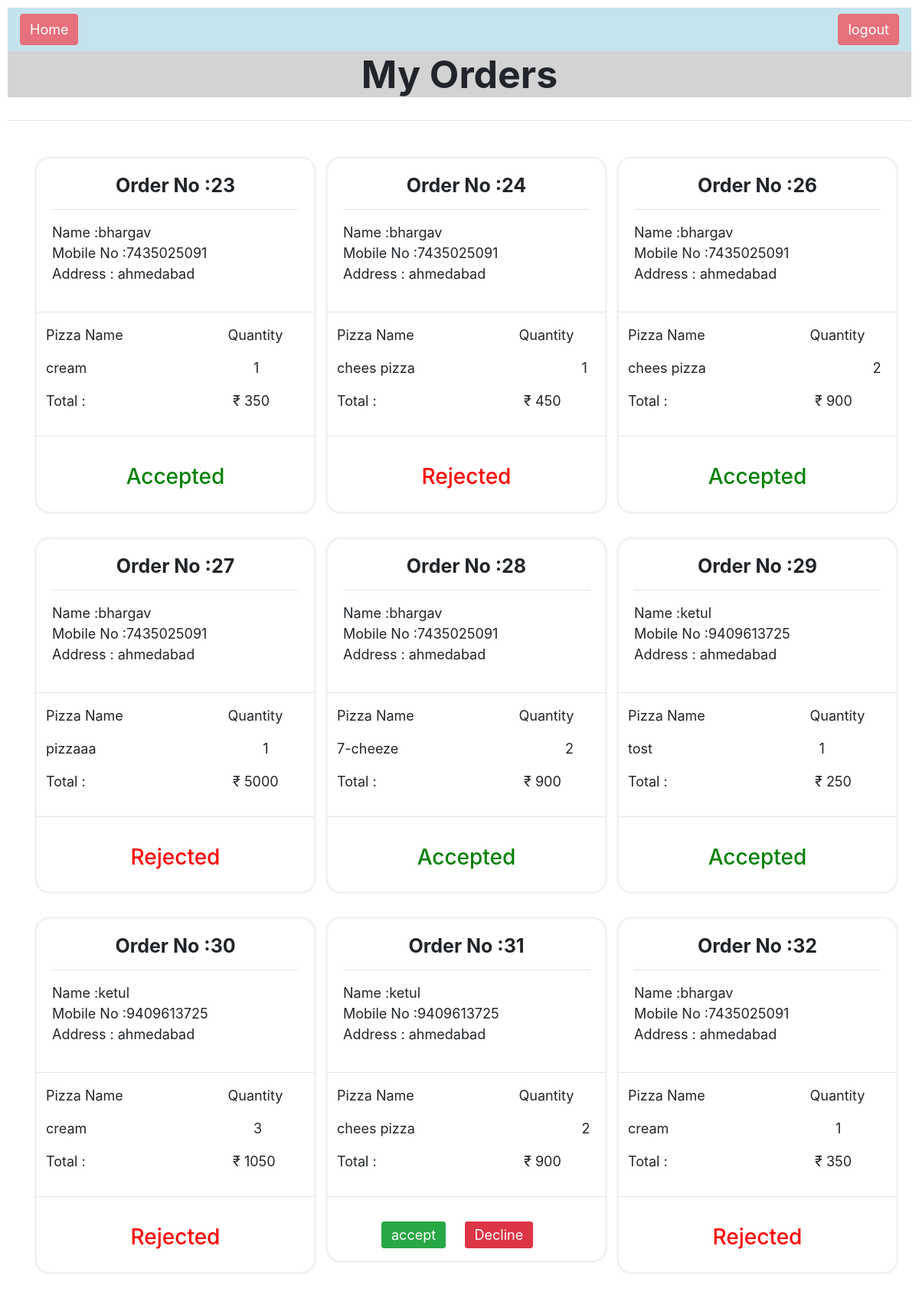
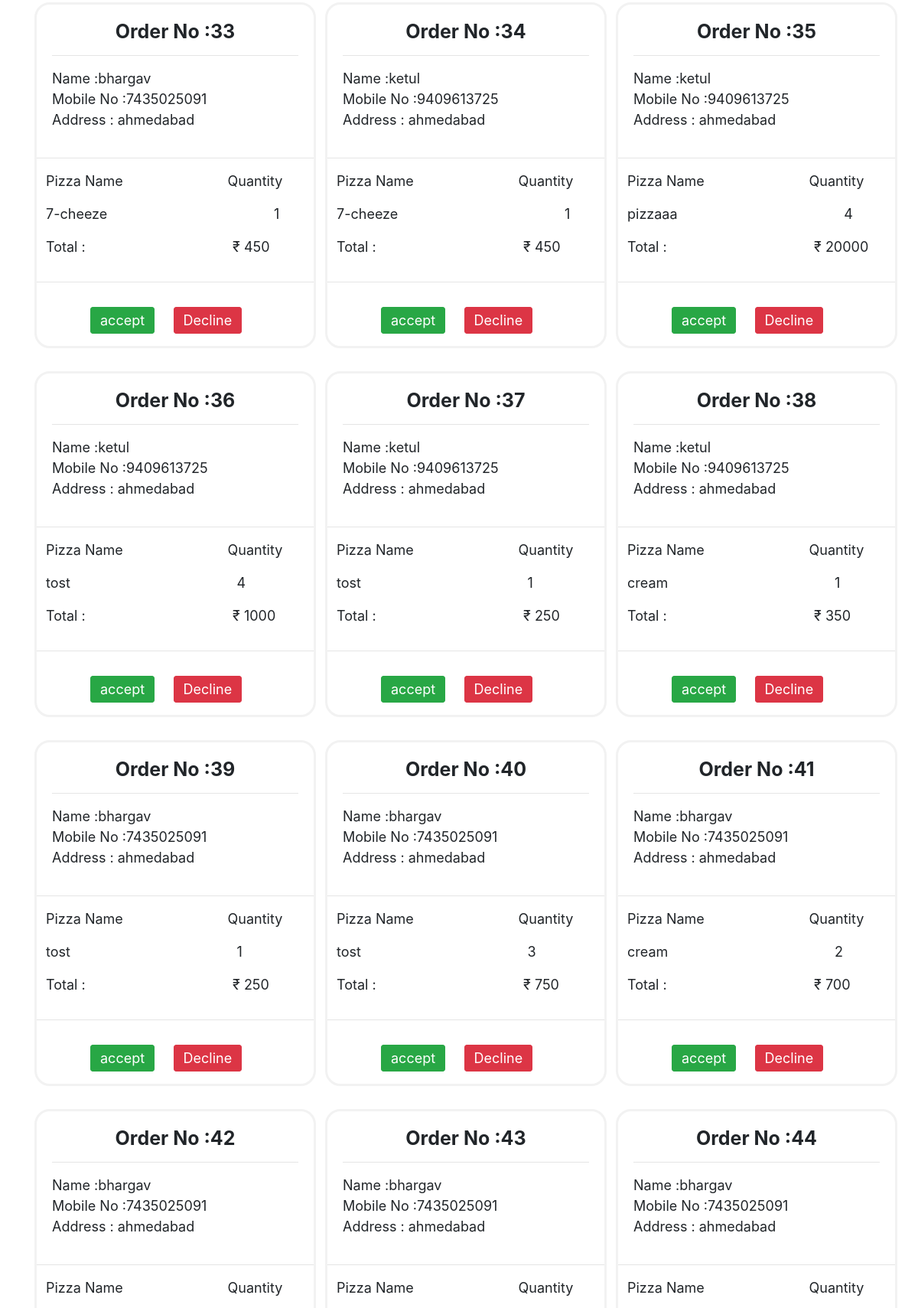
/adminshoworder/ (upper part), run on the app's committed database (2 pictures, top to bottom).
### pizza_app/models.py (models this page shows, shortened)
class Order(models.Model):
    menu_id = models.ForeignKey(Menu,on_delete=models.CASCADE)
    customer_id = models.ForeignKey(Customer,on_delete=models.CASCADE)
    quantity=models.IntegerField(default=1)
    price=models.IntegerField(default=0)
    total_price=models.CharField(max_length=50)
    order_id = models.CharField(unique=True, max_length=100, null=True, blank=True)
    status = models.CharField( max_length=200 ,default="PENDING")

class Customer(models.Model):
    id=models.AutoField(primary_key=True)
    username=models.CharField(max_length=100)
    email = models.EmailField(unique=True,max_length=50)
    password = models.CharField(max_length=20)
    role = models.CharField(max_length=20)
    first_name=models.CharField(max_length=100)
    last_name=models.CharField(max_length=200)
    mobile_no=models.CharField(max_length=10)
    def __str__ (self):
        return self.first_name

class Menu(models.Model):
    pizza_name=models.CharField(max_length=200)
    pizza_price=models.CharField(max_length=200)
    pizza_image=models.FileField()

### pizza_app/views.py (the view)
# urls.py: path('adminshoworder/', views.adminshoworder, name='adminshoworder'),
def adminshoworder(request):
    total=0
    all_ord=Order.objects.all()
    for i in all_ord:
        total=total+int(i.total_price)
        i.save()
    return render (request,"adminorders.html",{'all_ord':all_ord,'total':total
    })

### pizza_app/templates/adminorders.html (shortened to what this page needs)
{% load static %}
<html>
<head>
	<link rel="stylesheet" href="https://stackpath.bootstrapcdn.com/bootstrap/4.5.0/css/bootstrap.min.css"
>
	<link href="{% static 'css/Adminorder.css' %}" rel="stylesheet">
</head>
<body><nav class="navbar" style="background-color: lightblue;
	opacity: 0.7;">
	<a    class="fa fa-home; btn btn-danger"  href="{% url 'adminhome' %}">Home</a>
	<a style="margin-left: 900px;" class="btn btn-danger" href="{% url 'logout' %}">logout</a>
	</nav>
	<div class="sec-title">
	<h1 class="title">My Orders</h1>
	</div>
	<hr>
	<div class="container">
		<div class="row">
			{% for i in  all_ord %}
			<div class="col-md-4">
				<div class="card" style="width: 23rem;">
					<div class="card-body">
						<h5 class="card-title">Order No :{{i.id}} </h5>
						<hr>
						<p class="card-text">Name :{{i.customer_id}}<br>
							Mobile No :{{i.customer_id.mobile_no}}<br>
							Address : ahmedabad</p>
					</div>
					<hr>
					<div class="order">
						<p>Pizza
							Name&nbsp;&nbsp;&nbsp;&nbsp;&nbsp;&nbsp;&nbsp;&nbsp;&nbsp;&nbsp;&nbsp;&nbsp;&nbsp;
							&nbsp;&nbsp;&nbsp;&nbsp;&nbsp;&nbsp;&nbsp;&nbsp;&nbsp;&nbsp;&nbsp;&nbsp;
							Quantity</p>
						<p>{{i.menu_id.pizza_name}}&nbsp;&nbsp;&nbsp;&nbsp;&nbsp;&nbsp;&nbsp;&nbsp;&nbsp;&nbsp;&nbsp;&nbsp;&nbsp;
							{{i.quantity}}</p>
						<p>Total : &nbsp;&nbsp;&nbsp;&nbsp;&nbsp;&nbsp;&nbsp;&nbsp;&nbsp;&nbsp;&nbsp;&nbsp;&nbsp;
							&nbsp;&nbsp;&nbsp;&nbsp;&nbsp;&nbsp;&nbsp;&nbsp;&nbsp;&nbsp;&nbsp;&nbsp;&nbsp;&nbsp;&nbsp;&nbsp;&nbsp;&nbsp;&nbsp;&nbsp;&nbsp;&nbsp;
							₹ {{i.total_price}}</p>
					</div>
					<hr>
					{% if i.status == 'PENDING' %}
							<div class="card-body">
								<a href="/accept_order/{{i.id}}" style="display: inline;" class="btn btn-success">accept</a>
								<a href="/reject_order/{{i.id}}" style="display: inline;" class="btn btn-danger">Decline</a>
							</div>
							{% elif i.status == 'Accepted' %}
							<div class = "card-body">
								<center><h3 style= color:green>Accepted</h3></center>
							</div>
							{% elif i.status == 'Rejected' %}
							<div class ="card-body">
								<center><h3 style = color:red>Rejected</h3></center>
							</div>
							{% endif %}
				</div>
			</div>
			{% endfor %}
		</div>
	</div>
</body>
</html>

### pizza_app/static/css/Adminorder.css (style rules this page uses)
body { margin: 10px; }
.sec-title { background-color: lightgray; }
.title { text-align: center; font-size: 50px; font-weight: bold; margin-bottom: 30px; }
.card-title { text-align: center; font-size: 25px; font-weight: bold; }
.col-md-4 { margin-top: 30px; }
.card-text { font-size: large; }
.order p { font-size: 18px; margin-left: 12px; }
.btn-success { margin: 10px 20px; margin-left: 50px; text-align: center; font-size: 18px; }
.btn-danger { margin-top: 10px 20px; text-align: center; font-size: 18px; }
.card { border: 3px solid #f2f2f2; border-radius: 20px; box-shadow: rgb(20,20,20); }

### data on the page
Order: id "23", customer_id "bhargav", customer_id.mobile_no "7435025091", menu_id.pizza_name "cream", quantity "1", total_price "350", status "Accepted"
Order: id "24", customer_id "bhargav", customer_id.mobile_no "7435025091", menu_id.pizza_name "chees pizza", quantity "1", total_price "450", status "Rejected"
Order: id "26", customer_id "bhargav", customer_id.mobile_no "7435025091", menu_id.pizza_name "chees pizza", quantity "2", total_price "900", status "Accepted"
Order: id "27", customer_id "bhargav", customer_id.mobile_no "7435025091", menu_id.pizza_name "pizzaaa", quantity "1", total_price "5000", status "Rejected"
Order: id "28", customer_id "bhargav", customer_id.mobile_no "7435025091", menu_id.pizza_name "7-cheeze", quantity "2", total_price "900", status "Accepted"
Order: id "29", customer_id "ketul", customer_id.mobile_no "9409613725", menu_id.pizza_name "tost", quantity "1", total_price "250", status "Accepted"
Order: id "30", customer_id "ketul", customer_id.mobile_no "9409613725", menu_id.pizza_name "cream", quantity "3", total_price "1050", status "Rejected"
Order: id "31", customer_id "ketul", customer_id.mobile_no "9409613725", menu_id.pizza_name "chees pizza", quantity "2", total_price "900"
Order: id "32", customer_id "bhargav", customer_id.mobile_no "7435025091", menu_id.pizza_name "cream", quantity "1", total_price "350", status "Rejected"
Order: id "33", customer_id "bhargav", customer_id.mobile_no "7435025091", menu_id.pizza_name "7-cheeze", quantity "1", total_price "450"
Order: id "34", customer_id "ketul", customer_id.mobile_no "9409613725", menu_id.pizza_name "7-cheeze", quantity "1", total_price "450"
Order: id "35", customer_id "ketul", customer_id.mobile_no "9409613725", menu_id.pizza_name "pizzaaa", quantity "4", total_price "20000"
Order: id "36", customer_id "ketul", customer_id.mobile_no "9409613725", menu_id.pizza_name "tost", quantity "4", total_price "1000"
Order: id "37", customer_id "ketul", customer_id.mobile_no "9409613725", menu_id.pizza_name "tost", quantity "1", total_price "250"
Order: id "38", customer_id "ketul", customer_id.mobile_no "9409613725", menu_id.pizza_name "cream", quantity "1", total_price "350"
Order: id "39", customer_id "bhargav", customer_id.mobile_no "7435025091", menu_id.pizza_name "tost", quantity "1", total_price "250"
Order: id "40", customer_id "bhargav", customer_id.mobile_no "7435025091", menu_id.pizza_name "tost", quantity "3", total_price "750"
Order: id "41", customer_id "bhargav", customer_id.mobile_no "7435025091", menu_id.pizza_name "cream", quantity "2", total_price "700"
Order: id "42", customer_id "bhargav", customer_id.mobile_no "7435025091"
Order: id "43", customer_id "bhargav", customer_id.mobile_no "7435025091"
Order: id "44", customer_id "bhargav", customer_id.mobile_no "7435025091"
